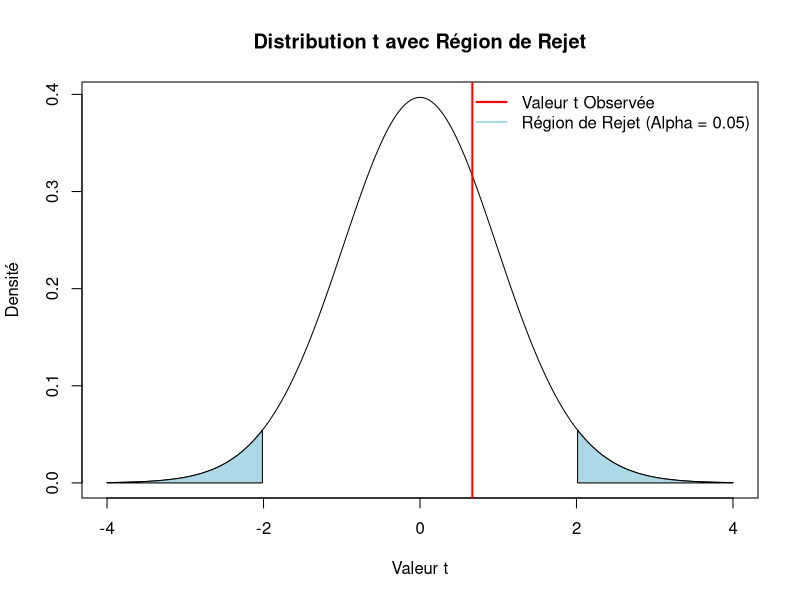
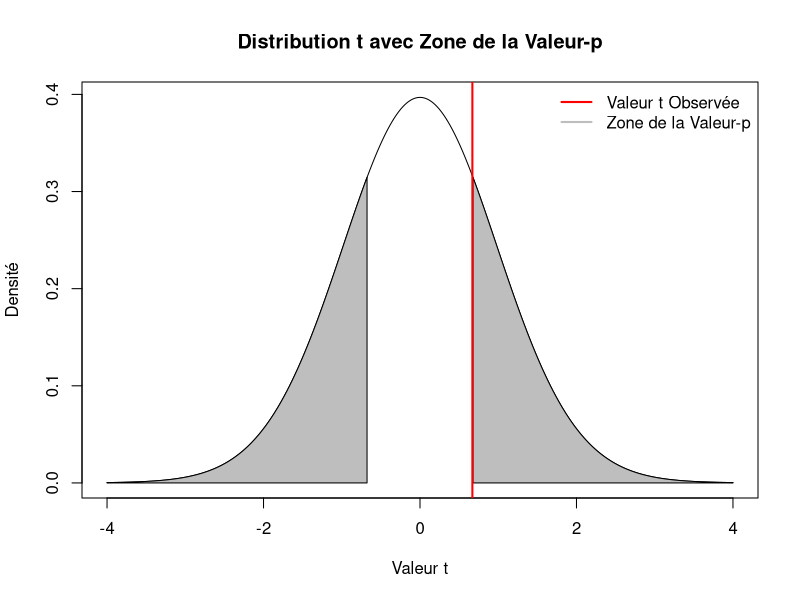
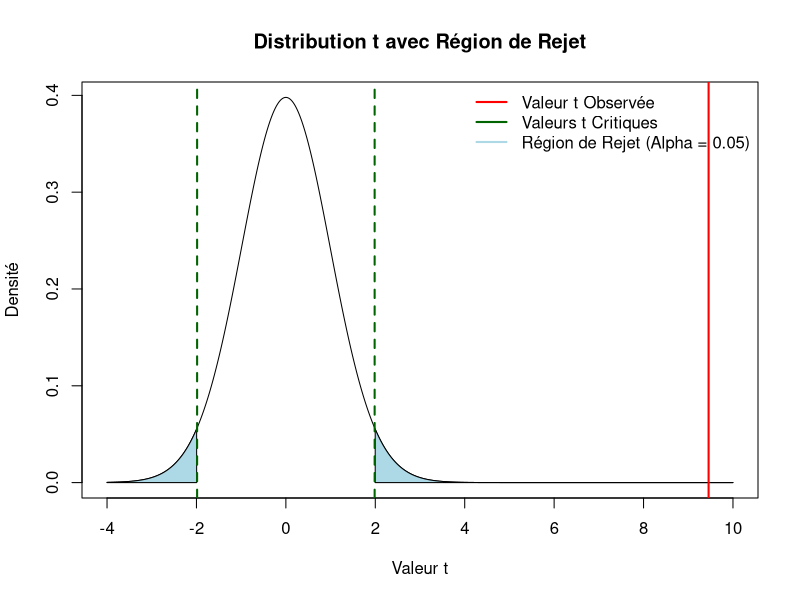

R code for these plots, in order:
## ---- chunk 1
options(tinytex.verbose = TRUE)
## ---- chunk 2
cat(names(iris))
## ---- chunk 3
summary(iris$Species)
## ---- chunk 4
calculate_ci <- function(data, level = 0.95) {
  n <- length(data)
  mean <- mean(data)
  stderr <- sd(data)/sqrt(n)
  error_margin <- qt(level/2 + 0.5, df = n-1)*stderr
  lower_ci <- round(mean - error_margin, 3)
  upper_ci <- round(mean + error_margin, 3)
  return(c(lower_ci, upper_ci))
}
## ---- chunk 5
iris_short <- iris # simplifier les noms
names(iris_short) <- c("SL", "SW", "PL", "PW", "Species")
## ---- chunk 6
ci_results <- by(iris_short[, 1:4], 
                 iris_short$Species, 
                 function(subdata) {
  apply(subdata, 2, calculate_ci)
})
## ---- chunk 7
ci_results
## ---- chunk 8
virginica <- subset(iris, Species == "virginica")
t.test(virginica$Petal.Width, mu = 2.0)
## ---- chunk 9
# Réalisation du test t
resultat_test <- t.test(virginica$Petal.Width, mu = 2.0)

# Extraction de la valeur t et des degrés de liberté
valeur_t <- resultat_test$statistic
df <- resultat_test$parameter

# Valeurs t critiques pour un test à deux queues
alpha <- 0.05
t_critique_inf <- qt(alpha / 2, df)    # Valeur critique inférieure
t_critique_sup <- qt(1 - alpha / 2, df) # Valeur critique supérieure

# Séquence de valeurs t pour le tracé
valeurs_t <- seq(-4, 4, length.out = 1000)

# Densité de la distribution t
densite_tdist <- dt(valeurs_t, df)

# Création du graphique
plot(valeurs_t, densite_tdist, type = "l", xlab = "Valeur t", ylab = "Densité", 
     main = "Distribution t avec Région de Rejet")

# Ombrage de la zone de rejection
queue_inf <- valeurs_t < t_critique_inf
queue_sup <- valeurs_t > t_critique_sup
polygon(c(valeurs_t[queue_inf], rev(valeurs_t[queue_inf])), c(densite_tdist[queue_inf], rep(0, sum(queue_inf))), col = "lightblue")
polygon(c(valeurs_t[queue_sup], rev(valeurs_t[queue_sup])), c(densite_tdist[queue_sup], rep(0, sum(queue_sup))), col = "lightblue")

# Ajout d'une ligne pour la valeur t observée
abline(v = valeur_t, col = "red", lwd = 2)

# Annotations
legend("topright", legend = c("Valeur t Observée", "Région de Rejet (Alpha = 0.05)"),
       col = c("red", "lightblue"), lwd = 2, bty = "n")
## ---- chunk 10
# Réalisation du test t
resultat_test <- t.test(virginica$Petal.Width, mu = 2.0)

# Extraction de la valeur t et des degrés de liberté
valeur_t <- resultat_test$statistic
df <- resultat_test$parameter
p_value <- resultat_test$p.value

# Séquence de valeurs t pour le tracé
valeurs_t <- seq(-4, 4, length.out = 1000)

# Densité de la distribution t
densite_tdist <- dt(valeurs_t, df)

# Création du graphique
plot(valeurs_t, densite_tdist, type = "l", xlab = "Valeur t", ylab = "Densité", 
     main = "Distribution t avec Zone de la Valeur-p")

# Ombrage de la zone de la valeur-p
# Calcul des valeurs t critiques correspondant à la valeur-p
t_critique_inf <- qt(p_value / 2, df, lower.tail = TRUE)
t_critique_sup <- qt(p_value / 2, df, lower.tail = FALSE)

# Ombrage des zones correspondant à la valeur-p
queue_inf <- valeurs_t < t_critique_inf
queue_sup <- valeurs_t > t_critique_sup
polygon(c(valeurs_t[queue_inf], rev(valeurs_t[queue_inf])), c(densite_tdist[queue_inf], rep(0, sum(queue_inf))), col = "grey")
polygon(c(valeurs_t[queue_sup], rev(valeurs_t[queue_sup])), c(densite_tdist[queue_sup], rep(0, sum(queue_sup))), col = "grey")

# Ajout d'une ligne pour la valeur t observée
abline(v = valeur_t, col = "red", lwd = 2)

# Annotations
legend("topright", legend = c("Valeur t Observée", "Zone de la Valeur-p"),
       col = c("red", "grey"), lwd = 2, bty = "n")
## ---- chunk 11
setosa <- subset(iris, Species == "setosa")
versicolor <- subset(iris, Species == "versicolor")
var.test(setosa$Sepal.Width, versicolor$Sepal.Width)
## ---- chunk 12
shapiro.test(setosa$Sepal.Width)
shapiro.test(versicolor$Sepal.Width)
## ---- chunk 13
t.test(setosa$Sepal.Width, versicolor$Sepal.Width)
## ---- chunk 14
# Réalisation du test t entre Setosa et Versicolor
resultat_test <- t.test(setosa$Sepal.Width, versicolor$Sepal.Width)

# Extraction de la statistique t observée et des degrés de liberté
valeur_t_obs <- resultat_test$statistic
df <- resultat_test$parameter

# Valeurs t critiques pour un test à deux queues
alpha <- 0.05
t_critique_inf <- -qt(1 - alpha / 2, df)
t_critique_sup <- qt(1 - alpha / 2, df)

# Séquence de valeurs t pour le tracé, étendue de -4 à 10
valeurs_t <- seq(-4, 10, length.out = 1000)

# Densité de la distribution t
densite_tdist <- dt(valeurs_t, df)

# Création du graphique
plot(valeurs_t, densite_tdist, type = "l", xlim = c(-4, 10), xlab = "Valeur t", ylab = "Densité", 
     main = "Distribution t avec Région de Rejet")

# Ombrage de la région de rejet
zone_rejet_inf <- valeurs_t < t_critique_inf
zone_rejet_sup <- valeurs_t > t_critique_sup
polygon(c(valeurs_t[zone_rejet_inf], rev(valeurs_t[zone_rejet_inf])), c(densite_tdist[zone_rejet_inf], rep(0, sum(zone_rejet_inf))), col = "lightblue")
polygon(c(valeurs_t[zone_rejet_sup], rev(valeurs_t[zone_rejet_sup])), c(densite_tdist[zone_rejet_sup], rep(0, sum(zone_rejet_sup))), col = "lightblue")

# Ajout de lignes pour la valeur t observée et les valeurs t critiques
abline(v = valeur_t_obs, col = "red", lwd = 2)
abline(v = t_critique_inf, col = "darkgreen", lwd = 2, lty = 2)
abline(v = t_critique_sup, col = "darkgreen", lwd = 2, lty = 2)

# Annotations
legend("topright", legend = c("Valeur t Observée", "Valeurs t Critiques", "Région de Rejet (Alpha = 0.05)"),
       col = c("red", "darkgreen", "lightblue"), lwd = 2, bty = "n")
## ---- chunk 15
t.test(setosa$Sepal.Length, setosa$Petal.Length, 
       paired = TRUE)
## ---- chunk 16
virginica_petal_width <- iris$Petal.Width[iris$Species == "virginica"]
ci_virginica_petal_width <- calculate_ci(virginica_petal_width)
cat(sprintf("IC de Iris Virginica Petal Width = (%.2f, %.2f)", 
            ci_virginica_petal_width[1], ci_virginica_petal_width[2]))
## ---- chunk 17
setosa_sepal_width <- iris$Sepal.Width[iris$Species == "setosa"]
ci_setosa_sepal_width <- calculate_ci(setosa_sepal_width)
cat(sprintf("IC de Iris Setosa Sepal Width = (%.2f, %.2f)\n", 
            ci_setosa_sepal_width[1], ci_setosa_sepal_width[2]))

versicolor_sepal_width <- iris$Sepal.Width[iris$Species == "versicolor"]
ci_versicolor_sepal_width <- calculate_ci(versicolor_sepal_width)
cat(sprintf("IC de Iris Versicolor Sepal Width = (%.2f, %.2f)", 
            ci_versicolor_sepal_width[1], ci_versicolor_sepal_width[2]))
## ---- chunk 18
setosa_sepal_length <- iris$Sepal.Length[iris$Species == "setosa"]
ci_setosa_sepal_length <- calculate_ci(setosa_sepal_length)
cat(sprintf("IC de Iris Setosa Sepal Length = (%.2f, %.2f)\n", 
            ci_setosa_sepal_length[1], ci_setosa_sepal_length[2]))

setosa_petal_length <- iris$Petal.Length[iris$Species == "setosa"]
ci_setosa_petal_length <- calculate_ci(setosa_petal_length)
cat(sprintf("IC de Iris Setosa Petal Length = (%.2f, %.2f)", 
            ci_setosa_petal_length[1], ci_setosa_petal_length[2]))
## ---- chunk 19
setosa_differences <- iris$Sepal.Length[iris$Species == "setosa"] - iris$Petal.Length[iris$Species == "setosa"]
ci_setosa_differences <- calculate_ci(setosa_differences)
cat(sprintf("IC de la différence = (%.2f, %.2f)", 
            ci_setosa_differences[1], ci_setosa_differences[2]))
